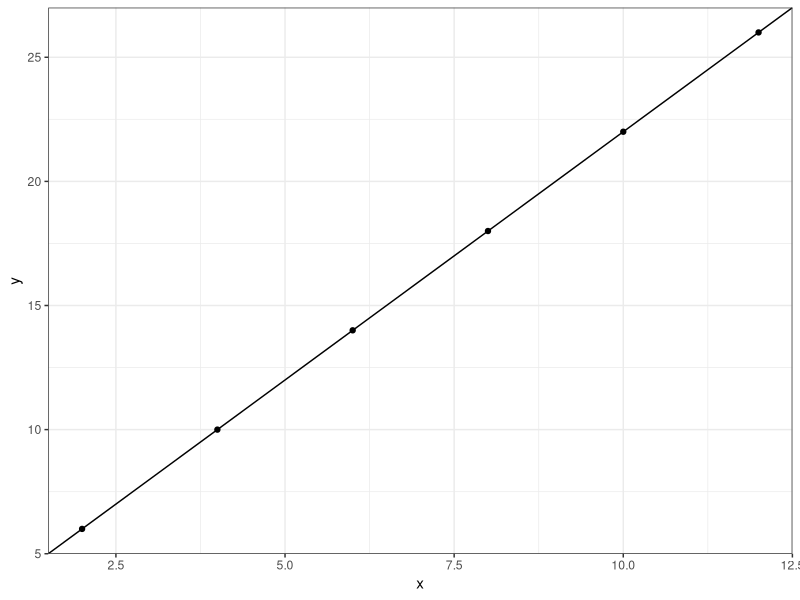
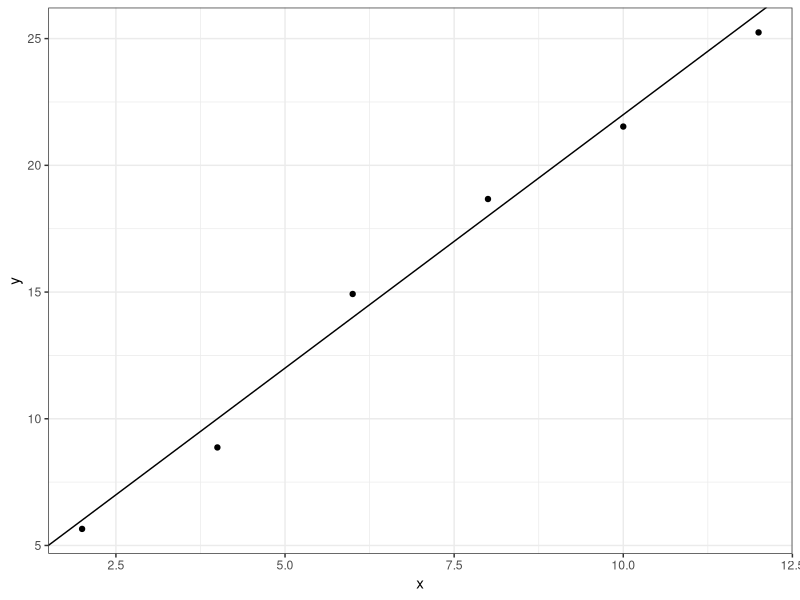
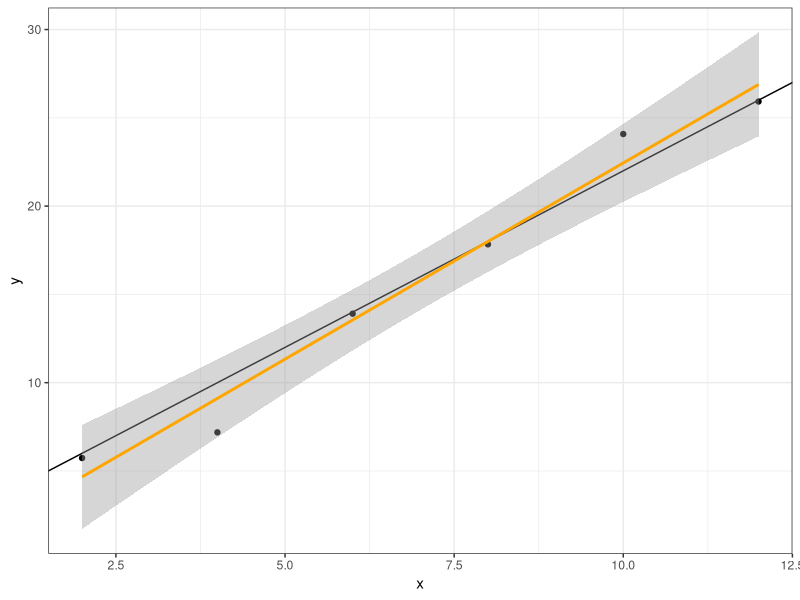
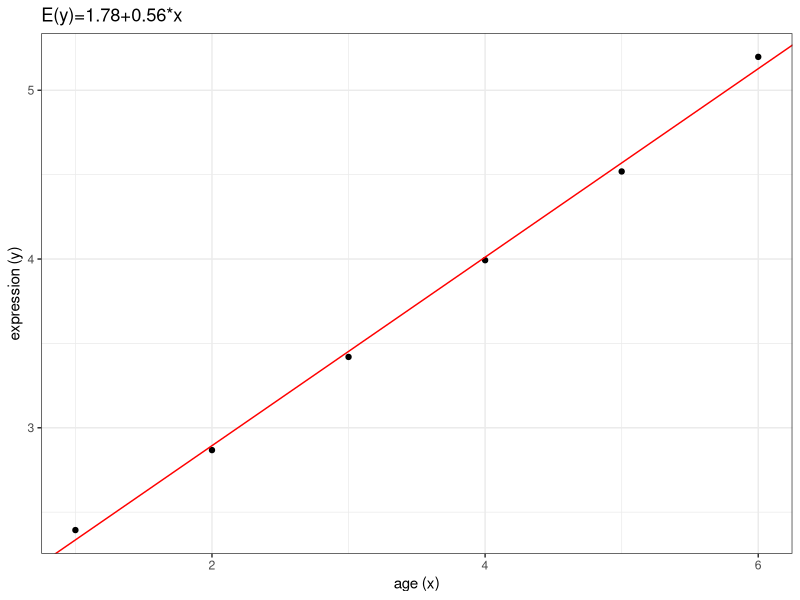
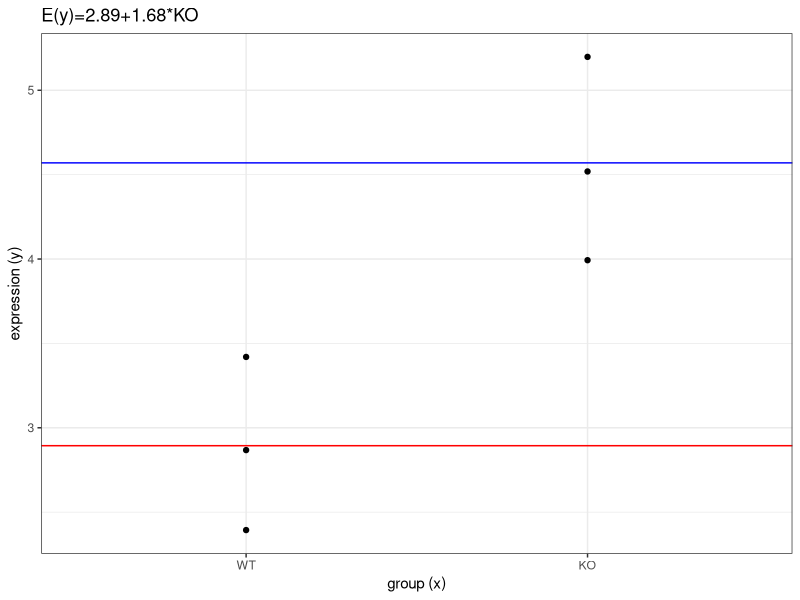
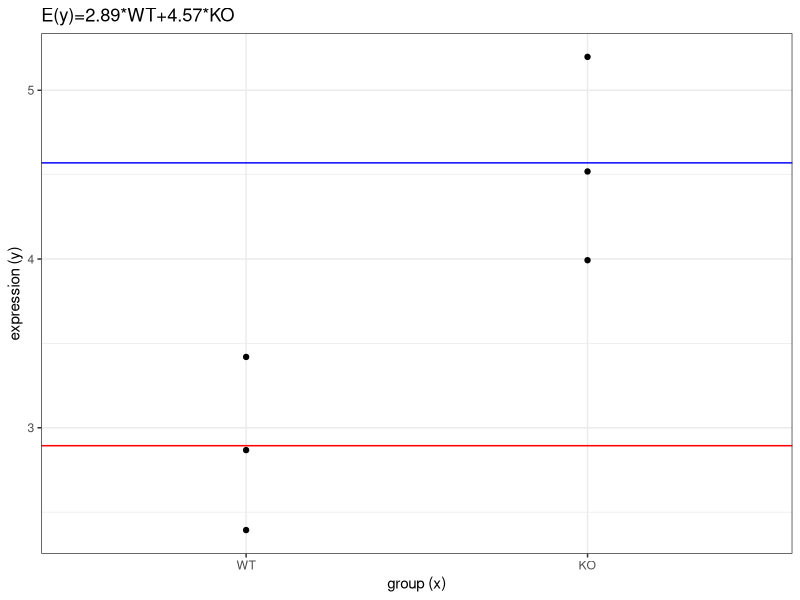
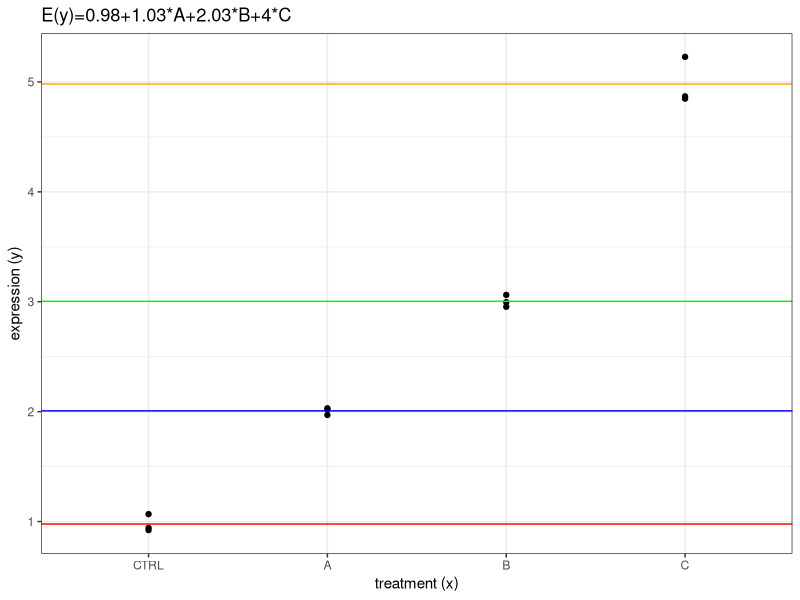
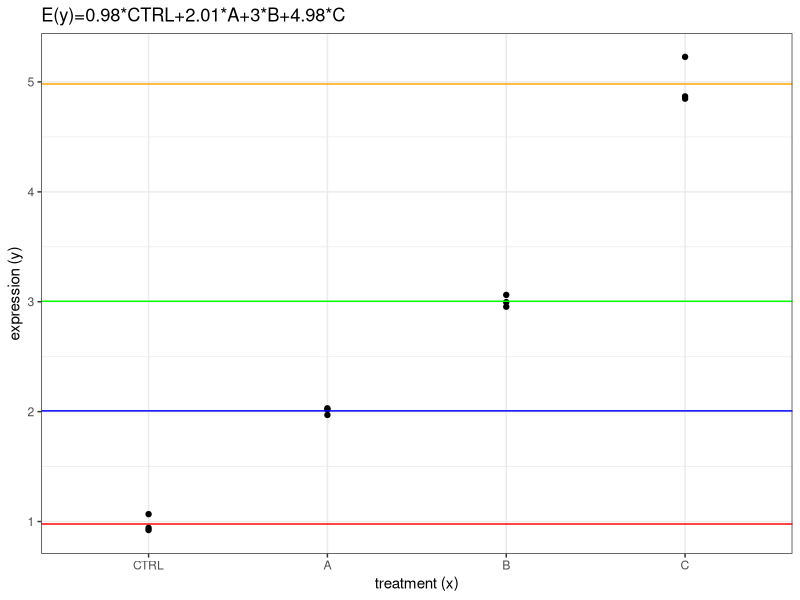

The R script that drew these images, in order:
## ---- chunk 1
#| output: false
library(tidyverse)
library(magrittr)
library(broom)
library(marginaleffects)
library(limma)

theme_set(theme_bw())
set.seed(1981)
## ---- chunk 2
a = 2
b = 2
x = seq(2, 12, by = 2)
y = a + b * x
data = tibble(x, y)
data
## ---- chunk 3
ggplot(data, aes(x = x, y = y)) +
  geom_point() +
  geom_abline(intercept = a, slope = b)
## ---- chunk 4
y = a + b * x + rnorm(n = length(x), sd = 1)
data = tibble(x, y)
data
## ---- chunk 5
ggplot(data, aes(x = x, y = y)) +
  geom_point() +
  geom_abline(intercept = a, slope = b)
## ---- chunk 6
(design = model.matrix(y ~ 1 + x))
## ---- chunk 7
fit = lm(y ~ 1 + x)
tidy(fit)
## ---- chunk 8
#| message: false
y = a + b * x + rnorm(n = length(x), sd = 1)
data = tibble(x, y)
ggplot(data, aes(x = x, y = y)) +
  geom_point() +
  geom_abline(intercept = a, slope = b) +
  # geom_abline(intercept = fit$coefficients[1], slope = fit$coefficients[2], color = "red") +
  geom_smooth(method = "lm", color = "orange")
## ---- chunk 9
mouse = paste0("MOUSE", 1:6)
age = c(1,2,3,4,5,6)
expression = 2 + 0.5 * age + rnorm(n = 6, sd = 0.1)
data = tibble(mouse, expression, age)
data
## ---- chunk 10
(design = model.matrix(expression ~ 1 + age))
## ---- chunk 11
fit = lm(expression ~ 1 + age)
tidy(fit)
## ---- chunk 12
model.name = paste0("E(y)=", round(fit$coef[1],2), "+", round(fit$coef[2],2), "*x")

ggplot(data, aes(y = expression, x = age)) +
  geom_point() +
  geom_abline(intercept = fit$coef[1],
              slope = fit$coef[2],
              color = "red") +
  labs(title = model.name,
       y = "expression (y)",
       x = "age (x)")
## ---- chunk 13
group = fct_relevel(rep(c("WT", "KO"), each = 3), "WT")
data = tibble(mouse, expression, group)
data
## ---- chunk 14
(design = model.matrix(expression ~ 1 + group))
## ---- chunk 15
fit = lm(expression ~ 1 + group)
tidy(fit)
## ---- chunk 16
model.name = paste0("E(y)=", round(fit$coef[1],2), "+", round(fit$coef[2],2), "*KO")

ggplot(data, aes(y = expression, x = group)) +
  geom_point() +
  geom_hline(yintercept = fit$coef[1],
             color = "red") +
  geom_hline(yintercept = fit$coef[1] + fit$coef[2],
             color = "blue") +
  labs(title = model.name,
       y = "expression (y)",
       x = "group (x)")
## ---- chunk 17
(design = model.matrix(expression ~ 0 + group))
## ---- chunk 18
fit = lm(expression ~ 0 + group)
tidy(fit)
## ---- chunk 19
model.name = paste0("E(y)=", round(fit$coef[1],2), "*WT", "+", round(fit$coef[2],2), "*KO")

ggplot(data, aes(y = expression, x = group)) +
  geom_point() +
  geom_hline(yintercept = fit$coef[1],
             color = "red") +
  geom_hline(yintercept = fit$coef[2],
             color = "blue") +
  labs(title = model.name,
       y = "expression (y)",
       x = "group (x)")
## ---- chunk 20
makeContrasts(groupKO - groupWT, levels=colnames(design))
## ---- chunk 21
treatment = as_factor(rep(c("CTRL", "A", "B", "C"), each=3))
n = length(treatment)
expression = rep(c(0,1,2,4), each=3) + 1
expression = expression + rnorm(n, sd=0.1)
mouse = paste0("MOUSE", 1:n)
data = tibble(expression, mouse, treatment)
data
## ---- chunk 22
(design = model.matrix(expression ~ 1 + treatment))
## ---- chunk 23
fit = lm(expression ~ 1 + treatment)
tidy(fit)
## ---- chunk 24
avg_comparisons(fit, df = insight::get_df(fit))
## ---- chunk 25
model.name = paste0("E(y)=", round(fit$coef[1],2), "+", round(fit$coef[2],2), "*A", "+", round(fit$coef[3],2), "*B", "+", round(fit$coef[4],2), "*C")

ggplot(data, aes(y = expression, x = treatment)) +
  geom_point() +
  geom_hline(yintercept = fit$coef[1],
             color = "red") +
  geom_hline(yintercept = fit$coef[1] + fit$coef[2],
             color = "blue") +
  geom_hline(yintercept = fit$coef[1] + fit$coef[3],
             color = "green") +
  geom_hline(yintercept = fit$coef[1] + fit$coef[4],
             color = "orange") +
  labs(title = model.name,
       y = "expression (y)",
       x = "treatment (x)")
## ---- chunk 26
(design = model.matrix(expression ~ 0 + treatment))
## ---- chunk 27
fit = lm(expression ~ 0 + treatment)
tidy(fit)
## ---- chunk 28
avg_comparisons(fit, df = insight::get_df(fit))
## ---- chunk 29
model.name = paste0("E(y)=", round(fit$coef[1],2), "*CTRL", "+", round(fit$coef[2],2), "*A", "+", round(fit$coef[3],2), "*B", "+", round(fit$coef[4],2), "*C")

ggplot(data, aes(y = expression, x = treatment)) +
  geom_point() +
  geom_hline(yintercept = fit$coef[1],
             color = "red") +
  geom_hline(yintercept = fit$coef[2],
             color = "blue") +
  geom_hline(yintercept = fit$coef[3],
             color = "green") +
  geom_hline(yintercept = fit$coef[4],
             color = "orange") +
  labs(title = model.name,
       y = "expression (y)",
       x = "treatment (x)")
## ---- chunk 30
contrasts = makeContrasts(
  treatmentA-treatmentCTRL,
  treatmentB-treatmentCTRL, 
  treatmentC-treatmentCTRL,
  levels=colnames(design))

colnames(contrasts) <- abbreviate(colnames(contrasts))

contrasts
## ---- chunk 31
makeContrasts((treatmentA + treatmentB + treatmentC)/3 - treatmentCTRL, levels=colnames(design))
## ---- chunk 32
makeContrasts((treatmentCTRL + treatmentC)/2 - (treatmentA + treatmentB)/2, levels=colnames(design))

## ---- chunk 33
treat1 <- as_factor(c(0,0,0,1,1,1,0,0,0,1,1,1))
treat2 <- as_factor(c(0,0,0,0,0,0,1,1,1,1,1,1))
levels(treat1) = levels(treat2) = c("NO", "YES")
data = tibble(mouse, expression, treat1, treat2)
data
## ---- chunk 34
(design = model.matrix(expression ~ treat1 * treat2))
## ---- chunk 35
fit = lm(expression ~ treat1 * treat2)
tidy(fit)
## ---- chunk 36
avg_comparisons(fit, df = insight::get_df(fit))
## ---- chunk 37
tissue = treat1
levels(tissue) = c("LUNG", "BRAIN")
cells = treat2
levels(cells) = c("B", "T")
grp = paste(tissue, cells, sep=":")
grp = as_factor(grp)
data = tibble(mouse, expression, tissue, cells, grp)
data
## ---- chunk 38
(design = model.matrix(expression ~ 0 + grp))
## ---- chunk 39
fit = lm(expression ~ 0 + grp)
tidy(fit)
## ---- chunk 40
avg_comparisons(fit, df = insight::get_df(fit))
## ---- chunk 41
sessionInfo()
